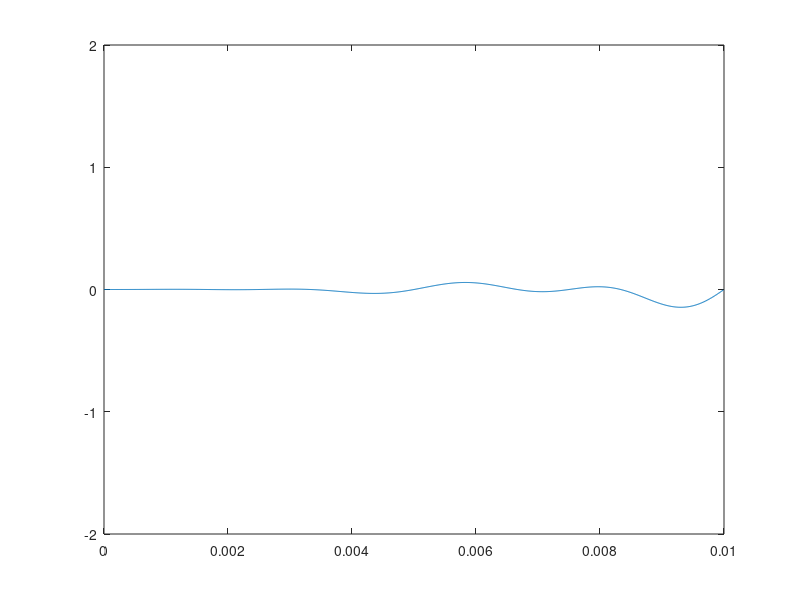

This figure's MATLAB source: (Note: this script raises an error after producing the figure.)
t = 0:1/1e5:1;
x = sin(2*pi*400*t)+sin(2*pi*200*t);


tr = 0:1/1e5:50e-3;
r = sin(2*pi*1/50e-3/4*tr).^2;
x(1:length(r)) = x(1:length(r)).*r;
x(end-length(r)+1:end) = x(end-length(r)+1:end).*flip(r);



plot(t(t<10e-3), x(t<10e-3));
ylim([-2, 2]);

% return;
a = audioplayer(x, 1e5);
play(a)
